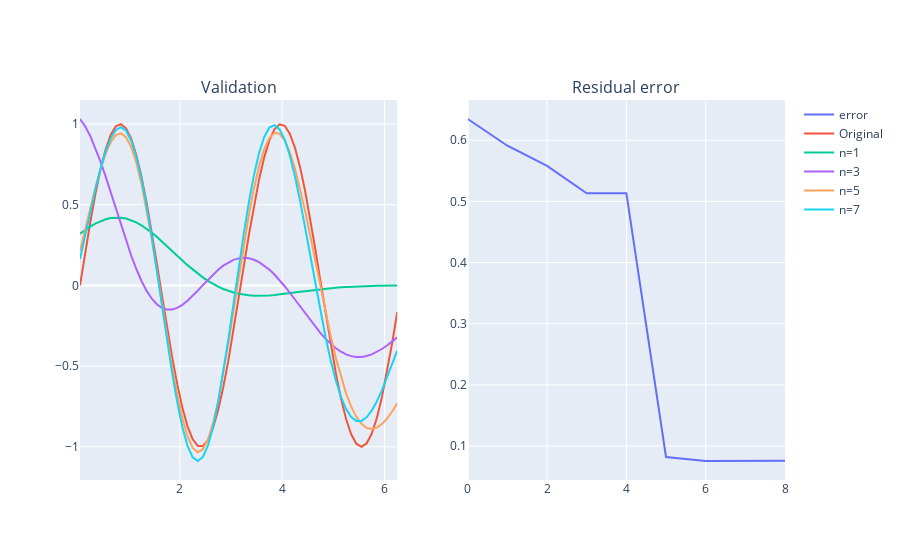

Notebook code cell kept with this figure:
### Markdown cell above
Testing different n for least square method

### Code cell
x, sin_data, sqr_data = data_gen(0, 2*np.pi)
t_x, t_sin_data, t_sqr_data = data_gen(0.05, 2*np.pi)

n_nodes = np.arange(1,10)
res_errors = []
outputs = []

epochs=100

for n in n_nodes:
    RBFNet = RBF_Network(n, x, useDelta=False, add_noise=False)
    RBFNet.train_network(epochs, x, sin_data)
    res_errors.append(RBFNet.validate(t_x, t_sin_data))
    outputs.append(RBFNet.f_of_x)

titles = ["Validation", "Residual error"]
fig = make_subplots(rows=1, cols=2, subplot_titles=(titles[0], titles[1]))

fig.add_trace(go.Scatter(x=np.arange(len(res_errors)), y=res_errors, mode="lines", name="error"), row=1, col=2)

fig.add_trace(go.Scatter(x=t_x.ravel(), y=sin_data.ravel(), mode="lines", name="Original"), row=1, col=1)

for i in range(1, len(outputs), 2):
    fig.add_trace(go.Scatter(x=t_x.ravel(), y=outputs[i].ravel(), mode="lines", name="n={}".format(i)), row=1, col=1)

fig.show()
